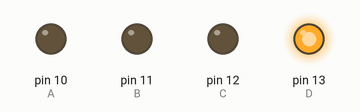
Simulated run of this sketch. Board: Arduino Uno, built with avr-gcc and run on an emulated ATmega328P. Shown: output pins drawn as LEDs (lit = HIGH).

Above: at 0.5 s.
At 2.0 s:
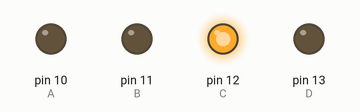
At 4.0 s:
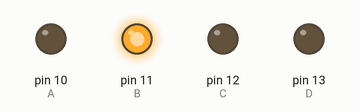
At 6.5 s:
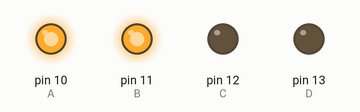
At 9.5 s:
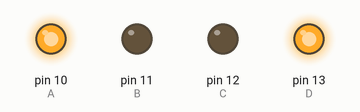
At 14.0 s:
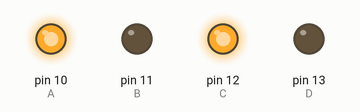
Timing chart, 0 to 15.6 s (numbered marks = the images above):
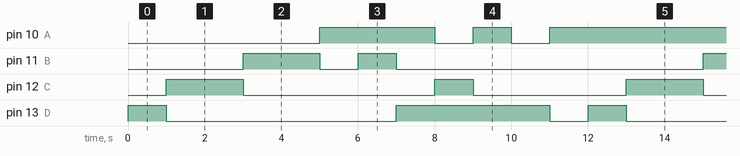

Measured:
- by itself, pin 10 (A): repeats every 12.0 s: LOW 1.0 s, HIGH 1.0 s, LOW 1.0 s, HIGH 5.0 s, LOW 1.0 s, HIGH 3.0 s
- by itself, pin 11 (B): repeats every 12.0 s: LOW 1.0 s, HIGH 1.0 s, LOW 8.0 s, HIGH 2.0 s
- by itself, pin 12 (C): repeats every 12.0 s: LOW 5.0 s, HIGH 1.0 s, LOW 4.0 s, HIGH 2.0 s
- by itself, pin 13 (D): repeats every 12.0 s: LOW 6.0 s, HIGH 4.0 s, LOW 1.0 s, HIGH 1.0 s

The sketch:

clock_led.ino
```cpp
#define A 10
#define B 11
#define C 12
#define D 13

#define PIN_CONFIG 0
#define PIN_STATE 1

#define LED_Num 12
#define LED_Num2 6

int matrix[LED_Num][2][4] = {
  //           PIN_CONFIG                  PIN_STATE
  //    A       B       C      D         A     B    C    D
  { { INPUT_PULLUP, INPUT_PULLUP, OUTPUT, OUTPUT }, { LOW, LOW, LOW, HIGH } },
  { { INPUT_PULLUP, INPUT_PULLUP, OUTPUT, OUTPUT }, { LOW, LOW, HIGH, LOW } },
  { { INPUT_PULLUP, OUTPUT, OUTPUT, INPUT_PULLUP }, { LOW, LOW, HIGH, LOW } },
  { { INPUT_PULLUP, OUTPUT, OUTPUT, INPUT_PULLUP }, { LOW, HIGH, LOW, LOW } },
  { { OUTPUT, OUTPUT, INPUT_PULLUP, INPUT_PULLUP }, { LOW, HIGH, LOW, LOW } },
  { { OUTPUT, OUTPUT, INPUT_PULLUP, INPUT_PULLUP }, { HIGH, LOW, LOW, LOW } },
  { { INPUT_PULLUP, OUTPUT, INPUT_PULLUP, OUTPUT }, { LOW, HIGH, LOW, LOW } },
  { { INPUT_PULLUP, OUTPUT, INPUT_PULLUP, OUTPUT }, { LOW, LOW, LOW, HIGH } },
  { { OUTPUT, INPUT_PULLUP, OUTPUT, INPUT_PULLUP }, { LOW, LOW, HIGH, LOW } },
  { { OUTPUT, INPUT_PULLUP, OUTPUT, INPUT_PULLUP }, { HIGH, LOW, LOW, LOW } },
  { { OUTPUT, INPUT_PULLUP, INPUT_PULLUP, OUTPUT }, { LOW, LOW, LOW, HIGH } },
  { { OUTPUT, INPUT_PULLUP, INPUT_PULLUP, OUTPUT }, { HIGH, LOW, LOW, LOW } }
};

int matrix2[LED_Num][2][3] = {
  //           PIN_CONFIG                  PIN_STATE
  //   B       C      D        B    C    D
  { { OUTPUT, OUTPUT, INPUT_PULLUP }, { LOW, HIGH, LOW } },
  { { OUTPUT, OUTPUT, INPUT_PULLUP }, { HIGH, LOW, LOW } },
  { { INPUT_PULLUP, OUTPUT, OUTPUT }, { LOW, LOW, HIGH } },
  { { INPUT_PULLUP, OUTPUT, OUTPUT }, { LOW, HIGH, LOW } },
  { { OUTPUT, INPUT_PULLUP, OUTPUT }, { HIGH, LOW, LOW } },
  { { OUTPUT, INPUT_PULLUP, OUTPUT }, { LOW, LOW, HIGH } }
};

void lightOn( int led ) {
  pinMode( A, matrix[led][PIN_CONFIG][0] );
  pinMode( B, matrix[led][PIN_CONFIG][1] );
  pinMode( C, matrix[led][PIN_CONFIG][2] );
  pinMode( D, matrix[led][PIN_CONFIG][3] );
  digitalWrite( A, matrix[led][PIN_STATE][0] );
  digitalWrite( B, matrix[led][PIN_STATE][1] );
  digitalWrite( C, matrix[led][PIN_STATE][2] );
  digitalWrite( D, matrix[led][PIN_STATE][3] );
}

void lightOn2( int led ) {
  pinMode( B, matrix[led][PIN_CONFIG][0] );
  pinMode( C, matrix[led][PIN_CONFIG][1] );
  pinMode( D, matrix[led][PIN_CONFIG][2] );
  digitalWrite( B, matrix[led][PIN_STATE][0] );
  digitalWrite( C, matrix[led][PIN_STATE][1] );
  digitalWrite( D, matrix[led][PIN_STATE][2] );
}

void setup() {
  Serial.begin(9600);
 MCUSR |= _BV(PUD);
}

void loop() {
  for( int l = 0; l < LED_Num; l++ ) {
    lightOn( l );
    delay( 1000 );
  }

//  pinMode(B, OUTPUT);
//  pinMode(C, OUTPUT);
//  pinMode(D, INPUT_PULLUP);
//  DDRB = B011000;
//
//  digitalWrite(B, HIGH);
//  digitalWrite(C, LOW);
//  digitalWrite(D, LOW);
//  delay(1000);
//
////  pinMode(B, OUTPUT);
////  pinMode(C, OUTPUT);
////  pinMode(D, INPUT_PULLUP);
//  DDRB = B011000;
//
//  digitalWrite(B, LOW);
//  digitalWrite(C, HIGH);
//  digitalWrite(D, LOW);
//  delay(1000);
//

}
```
